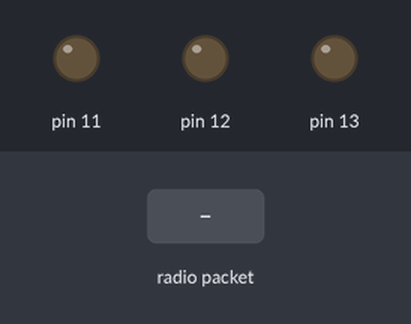
Bench run of a sketch on a simulated Arduino Uno, built with avr-gcc and run on an emulated ATmega328P. Parts: output pins drawn as LEDs (lit = HIGH). Dashed ring = blinking. The test bench sets the inputs (shaded band). No radio packets arrive unless stated; what the sketch prints to the serial monitor is not drawn.

Above: at 1.2 s.
1.3 s: radio packet "1" arrives
At 1.45 s:
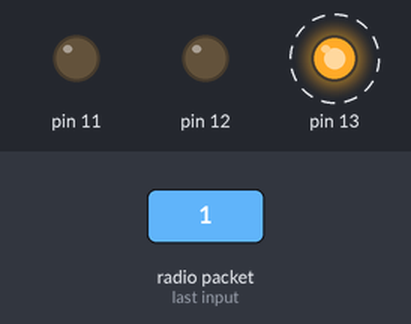
4.3 s: radio packet "occupato" arrives
At 4.7 s:
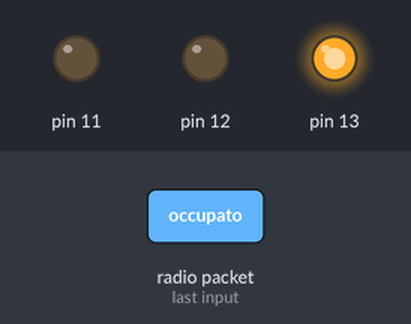
5.8 s: radio packet "free_for_emergency" arrives
At 7.2 s:
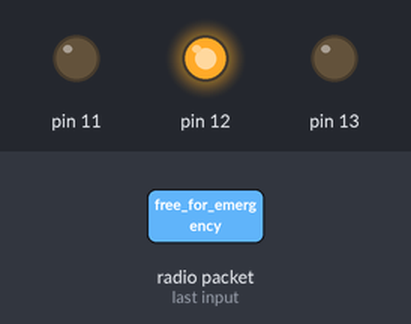
Timing chart, 0 to 8.8 s (numbered marks = the images above; inputs shaded):
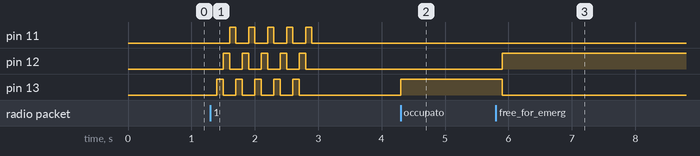

The sketch:

client.ino
```cpp
#include <VirtualWire.h> //Includes library VirtualWire.h

void setup() {
  Serial.begin(9600);

  //++++++++++++++Initializes the receiver module+++++++++++++++++++
  vw_set_ptt_inverted(true);
  vw_setup(2000);
  vw_set_rx_pin(3); //Configure the pin D3 to read the data
  vw_rx_start(); //Starts reading data from the receiver module
  //==============================================================

  //Configure the pins 6 and 9 as output
  for (int i = 11; i <= 13; i++) {
    pinMode(i, OUTPUT);
  }
  Serial.println("Running...");

}

String state;

void unknownState() {

  for (int i = 0; i < 5; i++) {

    digitalWrite(13, HIGH);
    digitalWrite(12, LOW);
    digitalWrite(11, LOW);
    delay(100);

    digitalWrite(13, LOW);
    digitalWrite(12, HIGH);
    delay(100);

    digitalWrite(13, LOW);
    digitalWrite(12, LOW);
    digitalWrite(11, HIGH);
    delay(100);

  }

  digitalWrite(11, LOW);
}

int retry = 0;

void loop() {

  uint8_t buf[VW_MAX_MESSAGE_LEN]; //Variable for storing the data buffer
  uint8_t buflen = VW_MAX_MESSAGE_LEN; //Variable for storing the buffer size

  if (vw_get_message(buf, &buflen)) { // We check if we have received data

    state = String();

    buf[buflen] = '\0'; // Terminate

    String(state.concat(String((char *)buf)));


    if (String(state) == "occupato") {
      digitalWrite(13, HIGH);
      digitalWrite(12, LOW);
      digitalWrite(11, LOW);
    } else if (String(state) == "free_for_emergency") {
      digitalWrite(13, LOW);
      digitalWrite(12, HIGH);
      digitalWrite(11, LOW);
    } else if (String(state) == "free") {
      digitalWrite(13, LOW);
      digitalWrite(12, LOW);
      digitalWrite(11, HIGH);
    } else {
      unknownState();
    }
    retry = 0;
  }

  retry++;

  if (retry > 50) {
    retry = 0;
    unknownState();
  }

  delay(200);

}
```

Measured:
- after the input at 1.3 s, pin 11: alternates HIGH for 0.10 s and LOW for 0.20 s, 10 changes in all, then stays LOW, starting after 0.30 s; pin 12: alternates HIGH for 0.10 s and LOW for 0.20 s, 10 changes in all, then stays LOW, starting after 0.20 s
- after the input at 4.3 s, pin 13: LOW → HIGH at once
- after the input at 5.8 s, pin 12: LOW → HIGH after 0.10 s; pin 13: HIGH → LOW after 0.10 s
